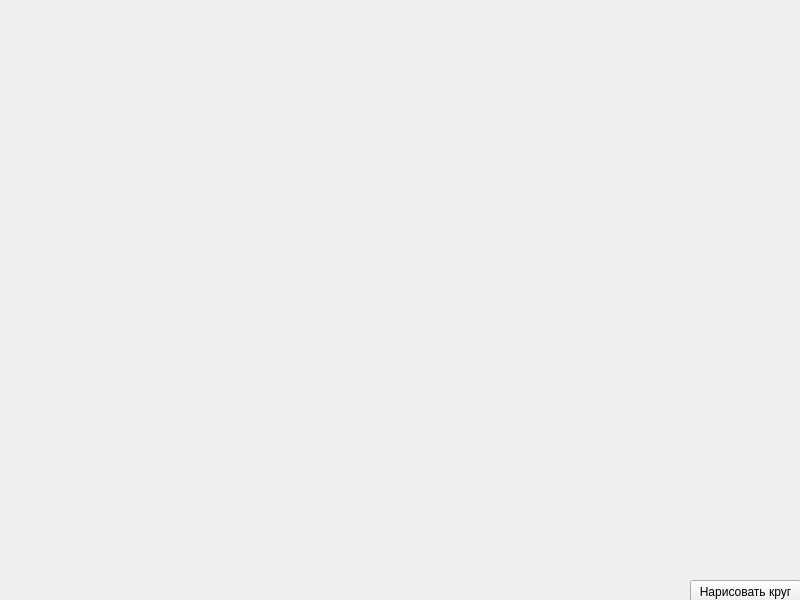
<?xml version="1.0" encoding="UTF-8"?>
<ui version="4.0">
 <class>MainWindow</class>
 <widget class="QMainWindow" name="MainWindow">
  <property name="geometry">
   <rect>
    <x>0</x>
    <y>0</y>
    <width>800</width>
    <height>600</height>
   </rect>
  </property>
  <property name="windowTitle">
   <string>MainWindow</string>
  </property>
  <widget class="QWidget" name="centralwidget">
   <widget class="QPushButton" name="btn_draw">
    <property name="geometry">
     <rect>
      <x>690</x>
      <y>580</y>
      <width>111</width>
      <height>23</height>
     </rect>
    </property>
    <property name="text">
     <string>Нарисовать круг</string>
    </property>
   </widget>
  </widget>
 </widget>
 <resources/>
 <connections/>
</ui>
